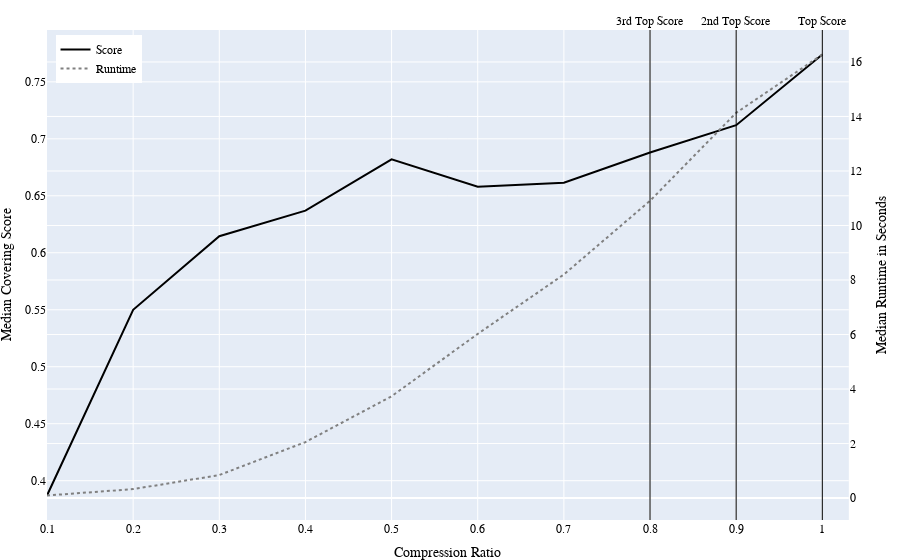

Here is the notebook cell this chart was saved with:
### Code cell
plot_clasp_per_compression(grouped_hasc_median, title='', y_title_pre='Median', filepath="results/figures/median_scores_runtimes_per_CR_HASC.svg")

### Figure 1 — Plotly figure (JSON) as saved in the notebook; plotly's stock layout.template omitted (floating-point values rounded to 4 significant figures)
{"data": [{"line": {"color": "black", "width": 2}, "mode": "lines", "name": "Score", "type": "scatter", "x": [0.1, 0.2, 0.3, 0.4, 0.5, 0.6, 0.7, 0.8, 0.9, 1], "xaxis": "x", "y": [0.387, 0.55, 0.6145, 0.637, 0.682, 0.658, 0.6615, 0.688, 0.712, 0.774], "yaxis": "y"}, {"line": {"color": "grey", "dash": "dot", "width": 2}, "mode": "lines", "name": "Runtime", "type": "scatter", "x": [0.1, 0.2, 0.3, 0.4, 0.5, 0.6, 0.7, 0.8, 0.9, 1], "xaxis": "x", "y": [0.094, 0.328, 0.844, 2.054, 3.734, 6.024, 8.203, 10.91, 14.13, 16.27], "yaxis": "y2"}], "layout": {"annotations": [{"showarrow": false, "text": "Top Score", "x": 1, "xanchor": "center", "xref": "x", "y": 1, "yanchor": "bottom", "yref": "y domain"}, {"showarrow": false, "text": "2nd Top Score", "x": 0.9, "xanchor": "center", "xref": "x", "y": 1, "yanchor": "bottom", "yref": "y domain"}, {"showarrow": false, "text": "3rd Top Score", "x": 0.8, "xanchor": "center", "xref": "x", "y": 1, "yanchor": "bottom", "yref": "y domain"}], "autosize": true, "font": {"color": "black", "family": "Arial", "size": 12}, "legend": {"x": 0.01, "xanchor": "left", "y": 0.99, "yanchor": "top"}, "margin": {"b": 0, "l": 0, "r": 0, "t": 30}, "shapes": [{"line": {"color": "black", "width": 1}, "type": "line", "x0": 1, "x1": 1, "xref": "x", "y0": 0, "y1": 1, "yref": "y domain"}, {"line": {"color": "black", "width": 1}, "type": "line", "x0": 0.9, "x1": 0.9, "xref": "x", "y0": 0, "y1": 1, "yref": "y domain"}, {"line": {"color": "black", "width": 1}, "type": "line", "x0": 0.8, "x1": 0.8, "xref": "x", "y0": 0, "y1": 1, "yref": "y domain"}], "title": {"text": ""}, "xaxis": {"anchor": "y", "autorange": true, "domain": [0, 0.94], "range": [0.1, 1.027], "title": {"text": "Compression Ratio"}, "type": "linear"}, "yaxis": {"anchor": "x", "autorange": true, "domain": [0, 1], "range": [0.3655, 0.7955], "title": {"text": "Median Covering Score"}, "type": "linear"}, "yaxis2": {"anchor": "x", "autorange": true, "overlaying": "y", "range": [-0.8049, 17.17], "side": "right", "title": {"text": "Median Runtime in Seconds"}, "type": "linear"}}}
